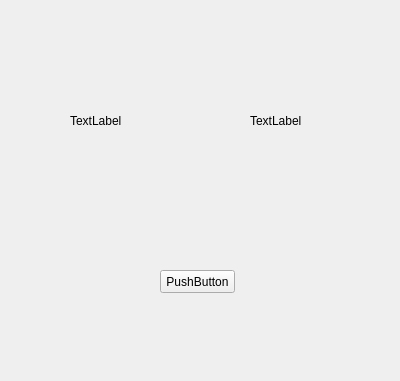
<?xml version="1.0" encoding="UTF-8"?>
<ui version="4.0">
 <class>DockWidget</class>
 <widget class="QDockWidget" name="DockWidget">
  <property name="geometry">
   <rect>
    <x>0</x>
    <y>0</y>
    <width>400</width>
    <height>381</height>
   </rect>
  </property>
  <property name="windowTitle">
   <string>DockWidget</string>
  </property>
  <widget class="QWidget" name="dockWidgetContents">
   <widget class="QPushButton" name="pushButton">
    <property name="geometry">
     <rect>
      <x>160</x>
      <y>270</y>
      <width>75</width>
      <height>23</height>
     </rect>
    </property>
    <property name="text">
     <string>PushButton</string>
    </property>
   </widget>
   <widget class="QLabel" name="label">
    <property name="enabled">
     <bool>true</bool>
    </property>
    <property name="geometry">
     <rect>
      <x>70</x>
      <y>80</y>
      <width>101</width>
      <height>81</height>
     </rect>
    </property>
    <property name="text">
     <string>TextLabel</string>
    </property>
   </widget>
   <widget class="QLabel" name="label_2">
    <property name="enabled">
     <bool>true</bool>
    </property>
    <property name="geometry">
     <rect>
      <x>250</x>
      <y>80</y>
      <width>101</width>
      <height>81</height>
     </rect>
    </property>
    <property name="text">
     <string>TextLabel</string>
    </property>
   </widget>
  </widget>
 </widget>
 <resources/>
 <connections/>
</ui>
